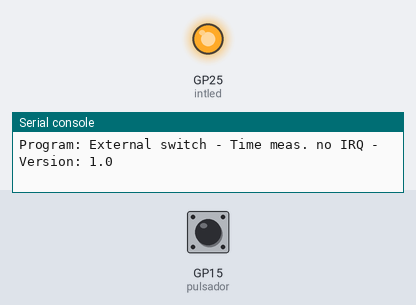
Recording of a program running on a simulated Raspberry Pi Pico running MicroPython. On the bench: output pins drawn as LEDs (lit = HIGH), the last lines printed to the serial console. The test bench sets the inputs (shaded band); at power-on: GP15 (pulsador) HIGH. At 2.0 s the program stops and its outputs stay as they are.

Above: at 0.1 s.
At 2.1 s:
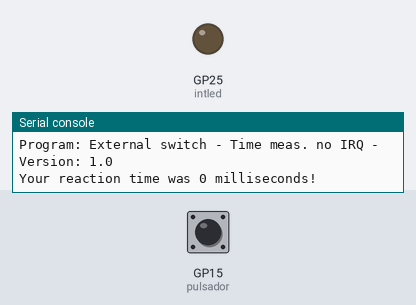
Timing chart, 0 to 3.5 s (numbered marks = the images above):
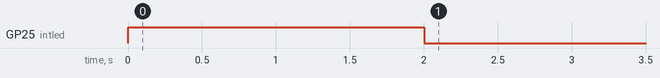

Measured:
- by itself, GP25 (intled): LOW → HIGH at 0.00 s, → LOW 2.0 s later

The program:

R_2526CL5_PulsaTime_1_0.py
```python
# Hardware platform: Pico W & Pico
# Author : JC Santamaria
# Date : 2023 - 4 - 13
# Goal : Aprender uso de pulsador PARA Medir Tiempo 1ra pulsacion SIN Interrupciones
# Ref : Get started with MicroPython on Raspberry Pi Pico
# 1.0

from machine import Pin # Get the Pin function from the machine module.
from utime import sleep, ticks_ms, ticks_diff # Get the sleep library from the time module.

# Informative block - start
p_ucontroler = "Pico W & Pico_"
p_keyOhw = "External switch on GPIO15 & pull-down 10k + int led + t espera"
p_project = "External switch - Time meas. no IRQ"
p_version = "1.0"
print(f"Microcontroler: {p_ucontroler} - Key other HW : {p_keyOhw}")
print(f"Program: {p_project} - Version: {p_version}")
# Informative block - end

PINPULSADOR = 15

# Define un objeto Pin en pin15, en modo entrada , con una resitencia de pull-down
# externa de 10k, es decir normalmente estará a estado Low, 0 voltios
# Nota : no usamos Pin(EXTERNAL_BUTTON, Pin.IN, Pin.PULL_DOWN) por el fallo
# de los RP2350 version A2
pulsador = Pin(PINPULSADOR, Pin.IN)
intled = machine.Pin("LED", machine.Pin.OUT)

# Enciende el led , lo mantien 2 segundo y lo apaga
intled.value(1)
sleep(2)
intled.value(0)
timer_start = ticks_ms() # guardamso el tiempo en milisegundos


while pulsador.value() == 0:
    pass

timer_reaction = ticks_diff(ticks_ms(), timer_start)
print("Your reaction time was " + str(timer_reaction) + " milliseconds!")
```
